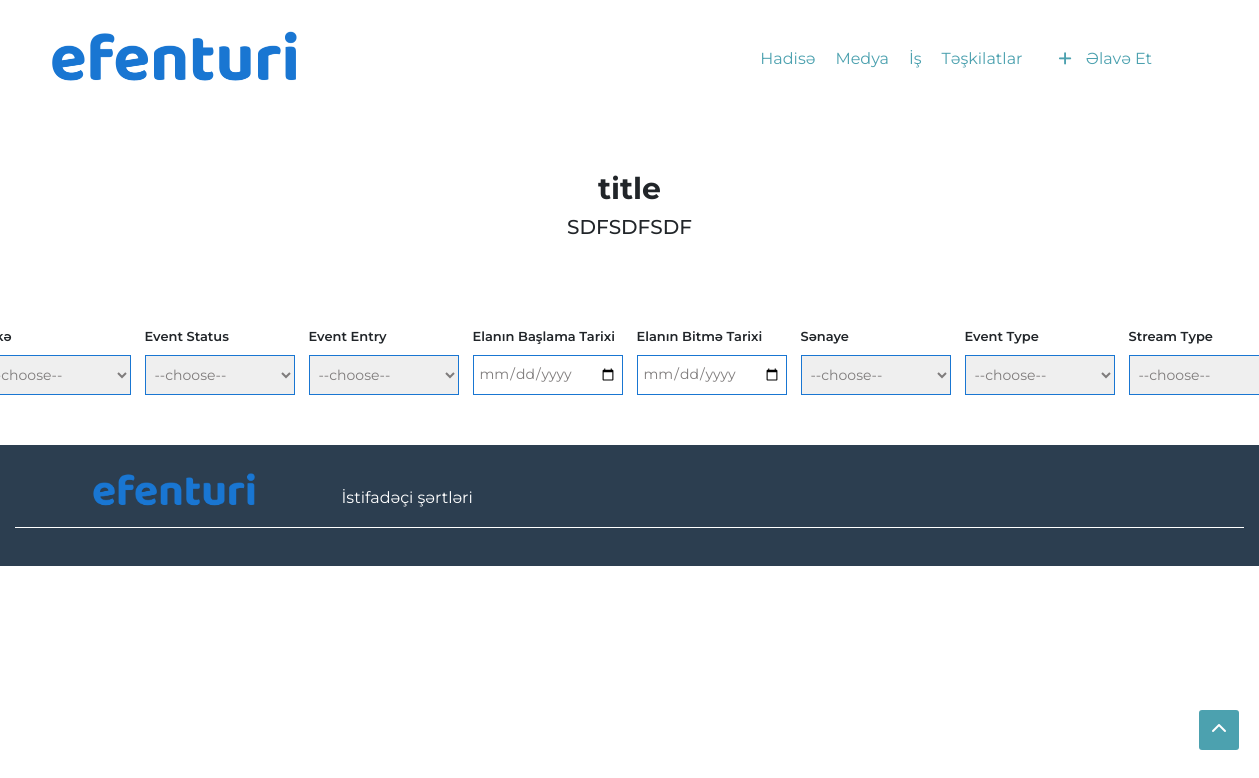
Screenshot of /index.php/search/read with the database file from the repository.
### tables this page shows
CREATE TABLE `text` (
  `id` int(11) NOT NULL,
  `title` varchar(255) NOT NULL,
  `text` text NOT NULL,
  `share` enum('true','false') DEFAULT 'false'
);

CREATE TABLE `pages` (
  `id` int(11) NOT NULL,
  `num` int(11) NOT NULL DEFAULT 0,
  `page_id` int(11) NOT NULL DEFAULT 0,
  `parent_id` int(11) DEFAULT 0,
  `l_id` int(11) DEFAULT NULL,
  `title` text DEFAULT NULL,
  `page_title` varchar(255) DEFAULT NULL,
  `content` longtext DEFAULT NULL,
  `image` text DEFAULT NULL,
  `url_tag` text DEFAULT NULL,
  `keywords` text DEFAULT NULL,
  `description` text DEFAULT NULL,
  `include` int(11) DEFAULT 0,
  `date` timestamp NOT NULL DEFAULT current_timestamp(),
  `share` enum('true','false') NOT NULL DEFAULT 'true',
  `header` enum('true','false') NOT NULL DEFAULT 'true',
  `footer` enum('true','false') DEFAULT 'false',
  `seo_index` enum('true','false') NOT NULL DEFAULT 'true'
);

### application/models/front/Home_model.php (called while the page is built, shortened)
<?php
class home_model extends CI_Model
{
    function __construct()
    {
        $this->load->model('front/front_database_model');
    }
    public function get_user($com = false, $redirect = false)
    {
        $this->load->helper('cookie');
        if (get_cookie('token') != '') {
            if ($com == true) {
                return $this->front_database_model->front_read_row('users', array('token' => get_cookie('token'), 'status' => true));
            } else {
                return true;
            }
        } else {
            return false;
        }
    }
    public function string()
    {
        $string = array();
        $lang_setting = $this->front_database_model->front_read('lang_settings', array('l_id' => get_lang()));
        foreach ($lang_setting as $l) {
            $string = array_merge($string, array($l['selector'] => $l['value']));
        }
        return $string;
    }
    private function language()
    {
        return $this->front_database_model->front_read('language', array('share' => 'true'), array('num', 'asc'));
    }
    private function contact()
    {
        $ar = array();
        $results = $this->front_database_model->front_read('settings');
        foreach ($results as $r) {
            $ar[$r['selector']] = $r['value'];
        }
        return $ar;
    }
    private function footer_menu($id = 0)
    {
        if ($id == 0) {
            $pages = $this->front_database_model->front_read('pages', array('share' => true, 'footer' => true, 'l_id' => get_lang()), array('num', 'asc'));
        } else {
            $pages = $this->front_database_model->front_read_row('pages', array('page_id' => $id, 'l_id' => get_lang()));
        }
        return $pages;
    }
    public function get_footer_menu()
    {
        $footer_menu = $this->footer_menu();
        $ar = array();
        foreach ($footer_menu as $m) {
            $url = '';
            array_push($ar, array($m['title'], $url . $m['url_tag']));
        }
        return $ar;
    }
    public function blogs_list($n = 50)
    {
        return $this->front_database_model->front_read('blogs', array('share' => true, 'l_id' => get_lang()), array('c_date', 'desc'), $n);
    }
    private function partners_list()
    {
        return $this->front_database_model->front_query("select * from partners where share=true AND (l_id=" . get_lang() . " or l_id=0) order by num asc");
    }
    private function breadcumb()
    {
        $segment = $this->uri->segment_array();
        if (count($segment) > 0) {
            $r = array();
            return $this->show_data('theme/breadcumb', array('breadcumb' => $r));
        } else {
            return array();
        }
    }
    public function show($template = 'home', $result = array(), $header = true, $footer = true, $js = '', $css = '')
    {
        $ar = array(
            'content' => $result,
            'seo_index' => 1,
            'language' => $this->language(),
            'contact' => $this->contact(),
            'string' => $this->string(),
            'breadcumb' => $this->breadcumb(),
            'og_image' => base_url() . 'assets/img/logo_og.png',
            'css' => $css,
            'js' => $js,
            'edit_controller' => '',
            'edit_id' => 0,
            'sliders' => '',
            'description' => '',
            'title' => '',
            'keywords' => '',
            'content_2' => array()
        );
        switch ($template) {
            default:
                $ar['title'] = $ar['string']['home_title'];
                $ar['description'] = $ar['string']['home_description'];
                $ar['keywords'] = $ar['string']['home_keywords'];
                $ar['content_2']['blogs_list'] = $this->blogs_list(8);
                $ar['content_2']['partners'] = $this->partners_list();
                break;
        }
        $this->load->view('front/theme/header', $ar);
        if ($header == true) {
            $this->load->view('front/theme/top', $ar);
        }
        $this->load->view('front/' . $template, $ar);
        if ($footer == true) {
            $this->load->view('front/theme/bottom', $ar);
        }
        $this->load->view('front/theme/footer', $ar);
    }
    public function show_data($template, $value)
    {
        $ar = array(
            'string' => $this->string()
        );
        return $this->load->view('front/' . $template, array_merge($ar, $value), true);
    }
}

### application/controllers/Search.php (called while the page is built, shortened)
<?php
class search extends CI_Controller
{
    public function index($type_id = 0)
    {
        $this->home_model->show('search_results', array('type_id' => $type_id));
    }
}

### index.php (called while the page is built, shortened)
<?php
require_once BASEPATH.'core/CodeIgniter.php';

### application/helpers/string_helper.php (called while the page is built, shortened)
<?php
function get_lang($l = '')
{
	if (isset($_COOKIE['lang'])) {
		if ($l == 'url_tag') {
			return $_COOKIE['url_tag'];
		} else {
			return $_COOKIE['lang'];
		}
	} else {
		if ($l == 'url_tag') {
			return 'AZ';
		} else {
			return 29;
		}
	}
}
function get_img($string)
{
	return base_url() . '/assets/img/' . $string;
}
function get_script($string)
{
	return base_url() . '/assets/' . $string . '?ver=' . time();
}
function get_base_url($string)
{
	return base_url() . $string;
}

### application/models/front/Front_database_model.php (called while the page is built, shortened)
<?php
class front_database_model extends CI_Model
{
    public function front_read($table, $ar = array('id!=' => 0), $order = array('id', 'desc'), $limit = 1000000)
    {
        $result = $this->db->where($ar)->order_by($order[0], $order[1])->limit($limit)->get($table)->result_array();
        return $result != null ? $result : array();
    }
}

### application/views/front/search_results.php (the view, shortened to what this page needs)
<?php
$textandtitle = $this->front_database_model->front_read("text", array("share" => 'true'));
$say = count($textandtitle);
?>
<section>
    <?php if ($say > 0) { ?>
        <div class="col-lg-12 col-md-12 col-sm-12 col-xs-12 col-12 text-center media-center organizer-center-word">
            <h2>
                <span>
                    <?= $textandtitle[0]['title']; ?>
                </span>
            </h2>
            <h5>
                <span>
                    <?= $textandtitle[0]['text']; ?>
                </span>
            </h5>
        </div>
    <?php } ?>
    <div class="container p-0">
        <div class="col-lg-12 col-md-12 col-sm-12 col-12 text-center search-header">
            <div class="search-filter">
                <div>
                    <label><?= $string['country_title']; ?></label>
                    <select name="country_id">
                        <option value="0">--choose--</option>
                    </select>
                </div>
                <div>
                    <label><?= $string['status_title']; ?></label>
                    <select name="status_id">
                        <option value="0">--choose--</option>
                    </select>
                </div>
                <div>
                    <label><?= $string['entry_title']; ?></label>
                    <select name="entry_id">
                        <option value="0">--choose--</option>
                    </select>
                </div>
                <div>
                    <label><?= $string['date_title']; ?></label>
                    <input type="date" name="date">
                </div>
                <div>
                    <label><?= $string['enddate_title']; ?></label>
                    <input type="date" name="enddate">
                </div>
                <div>
                    <label><?= $string['industry_title']; ?></label>
                    <select name="industry_id">
                        <option value="0">--choose--</option>
                    </select>
                </div>
                <div>
                    <label><?= $string['type_title']; ?></label>
                    <select name="type_id">
                        <option value="0">--choose--</option>
                    </select>
                </div>
                <div>
                    <label><?= $string['stream_title']; ?></label>
                    <select name="stream_id">
                        <option value="0">--choose--</option>
                    </select>
                </div>
            </div>
        </div>
    </div>
</section>

### application/views/front/theme/header.php (shortened to what this page needs)
<!DOCTYPE html>
<html lang='<?php echo get_lang('url_tag'); ?>' xmlns="http://www.w3.org/1999/xhtml">
<head>
  <link rel='stylesheet' type='text/css' media="none" onload="if(media!='all')media='all'" href='<?= get_script('word/css/froala_style.css'); ?>' />
  <link rel="stylesheet" href="css/aos.css">
  <link rel="stylesheet" href="<?= get_script('css/all.css'); ?>">
  <link rel="stylesheet" href="<?= get_script('css/bootstrap.min.css'); ?>">
  <link rel="stylesheet" href="<?= get_script('css/css2.css'); ?>">
  <link rel="stylesheet" href="<?= get_script('css/modal-video.min.css'); ?>">
  <link rel="stylesheet" href="<?= get_script('css/style.css'); ?>">
  <link rel="stylesheet" href="<?= base_url(); ?>assets/word/css/froala_editor.css">
  <link rel="stylesheet" href="<?= base_url(); ?>assets/word/css/froala_style.css">
  <link rel="stylesheet" href="<?= base_url(); ?>assets/word/css/plugins/code_view.css">
  <link rel="stylesheet" href="<?= base_url(); ?>assets/word/css/plugins/draggable.css">
  <link rel="stylesheet" href="<?= base_url(); ?>assets/word/css/plugins/colors.css">
  <link rel="stylesheet" href="<?= base_url(); ?>assets/word/css/plugins/emoticons.css">
  <link rel="stylesheet" href="<?= base_url(); ?>assets/word/css/plugins/image_manager.css">
  <link rel="stylesheet" href="<?= base_url(); ?>assets/word/css/plugins/image.css">
  <link rel="stylesheet" href="<?= base_url(); ?>assets/word/css/plugins/line_breaker.css">
  <link rel="stylesheet" href="<?= base_url(); ?>assets/word/css/plugins/table.css">
  <link rel="stylesheet" href="<?= base_url(); ?>assets/word/css/plugins/char_counter.css">
  <link rel="stylesheet" href="<?= base_url(); ?>assets/word/css/plugins/video.css">
  <link rel="stylesheet" href="<?= base_url(); ?>assets/word/css/plugins/fullscreen.css">
  <link rel="stylesheet" href="<?= base_url(); ?>assets/word/css/plugins/file.css">
  <link rel="stylesheet" href="<?= base_url(); ?>assets/word/css/plugins/quick_insert.css">
  <link rel="stylesheet" href="<?= base_url(); ?>assets/word/css/plugins/help.css">
  <link rel="stylesheet" href="<?= base_url(); ?>assets/word/css/plugins/special_characters.css">
</head>
<body itemscope itemtype="http://schema.org/WebPage" class="header_sticky">

### application/views/front/theme/top.php (shortened to what this page needs)
<nav class="nav-bar  navbar-expand-lg navbar-light my-second-navbar">
	<div class="container-fluid">
		<div class="row">
			<a class="navbar-brand logo" href="<?= base_url(); ?>">
				<img width="100" src="<?= get_img('main-page-img/logo.png'); ?>" alt="logo">
			</a>
			<div class="collapse navbar-collapse my-list-menu " id="open">
				<ul class="nav justify-content-end ml-auto header-menu">
					<div class="form-inline mr-auto" action="">
						<div class="button-header">
							<a href="<?= get_base_url('search_query'); ?>" class="">
								<?= $string['event']; ?></a>
						</div>
					</div>
					<div class="form-inline mr-auto" action="">
						<div class="button-header">
							<a href="<?= get_base_url('blogs'); ?>" class="">
								<?= $string['media']; ?></a>
						</div>
					</div>
					<div class="form-inline mr-auto" action="">
						<div class="button-header">
							<a href="<?= get_base_url('organizer_post'); ?>" class="">
								<?= $string['organizer_job_button']; ?></a>
						</div>
					</div>
					<div class="form-inline mr-auto" action="">
						<div class="button-header">
							<a href="<?= get_base_url('organizer'); ?>" class="">
								<?= $string['organizer_button']; ?></a>
						</div>
					</div>
					<div class="form-inline mr-auto" action="">
						<div class="button-header">
							<a href="<?= get_base_url('addevent'); ?>" class="btn">
								<i class="fas fa-plus"></i>
								<?= $string['add_event_button']; ?></a>
						</div>
					</div>
				</ul>
			</div>
		</div>
	</div>
</nav>

### application/views/front/theme/bottom.php (shortened to what this page needs)
<footer>
	<div class="col-lg-12 footer-section">
		<div class="container-fluid">
			<div class="col-lg-12 col-xs-12">
				<div class="row bottom-border  justify-content-center">
					<div class="col-lg-2 footer-logo">
						<img src="<?= get_img('main-page-img/logo.png'); ?>" alt="logo">
					</div>
					<div class="col-lg-10 footer-menu">
						<?php
						if (!empty($this->home_model->get_footer_menu())) { ?>
							<ul>
								<?php foreach ($this->home_model->get_footer_menu() as $fm) : ?>
									<li>
										<a href="<?= get_base_url($fm[1]); ?>">
											<?= $fm[0]; ?>
										</a>
									</li>
								<?php endforeach; ?>
							</ul>
						<?php } ?>
					</div>
				</div>
				<div class="col-lg-12 col-md-12 col-sm-12 col-12 justify-content-center d-flex social-ft">
				</div>
			</div>
		</div>
	</div>
</footer>
<div class="button-go-top">
	<a href="#" title="" class="go-top">
		<i class="fas fa-chevron-up"></i>
	</a>
</div>

### application/views/front/theme/footer.php (shortened to what this page needs)
</body>
</html>

### assets/css/all.css (style rules this page uses)
.fa,.fab,.fad,.fal,.far,.fas { -moz-osx-font-smoothing:grayscale;-webkit-font-smoothing:antialiased;display:inline-block;font-style:normal;font-variant:normal;text-rendering:auto;line-height:1 }
.fa-chevron-up:before { content:"\f077" }
.fa-plus:before { content:"\f067" }
.fa,.far,.fas { font-family:"Font Awesome 5 Free" }
.fa,.fas { font-weight:900 }

### rows the page displays
text: title "title", text "SDFSDFSDF"
pages: fm "İstifadəçi şərtləri"

### other values shown
$string['event'] "Hadisə"
$string['media'] "Medya"
$string['organizer_job_button'] "İş"
$string['organizer_button'] "Təşkilatlar"
$string['add_event_button'] "Əlavə Et"
$string['status_title'] "Event Status"
$string['entry_title'] "Event Entry"
$string['date_title'] "Elanın Başlama Tarixi"
$string['enddate_title'] "Elanın Bitmə Tarixi"
$string['industry_title'] "Sənaye"
$string['type_title'] "Event Type"
$string['stream_title'] "Stream Type"
